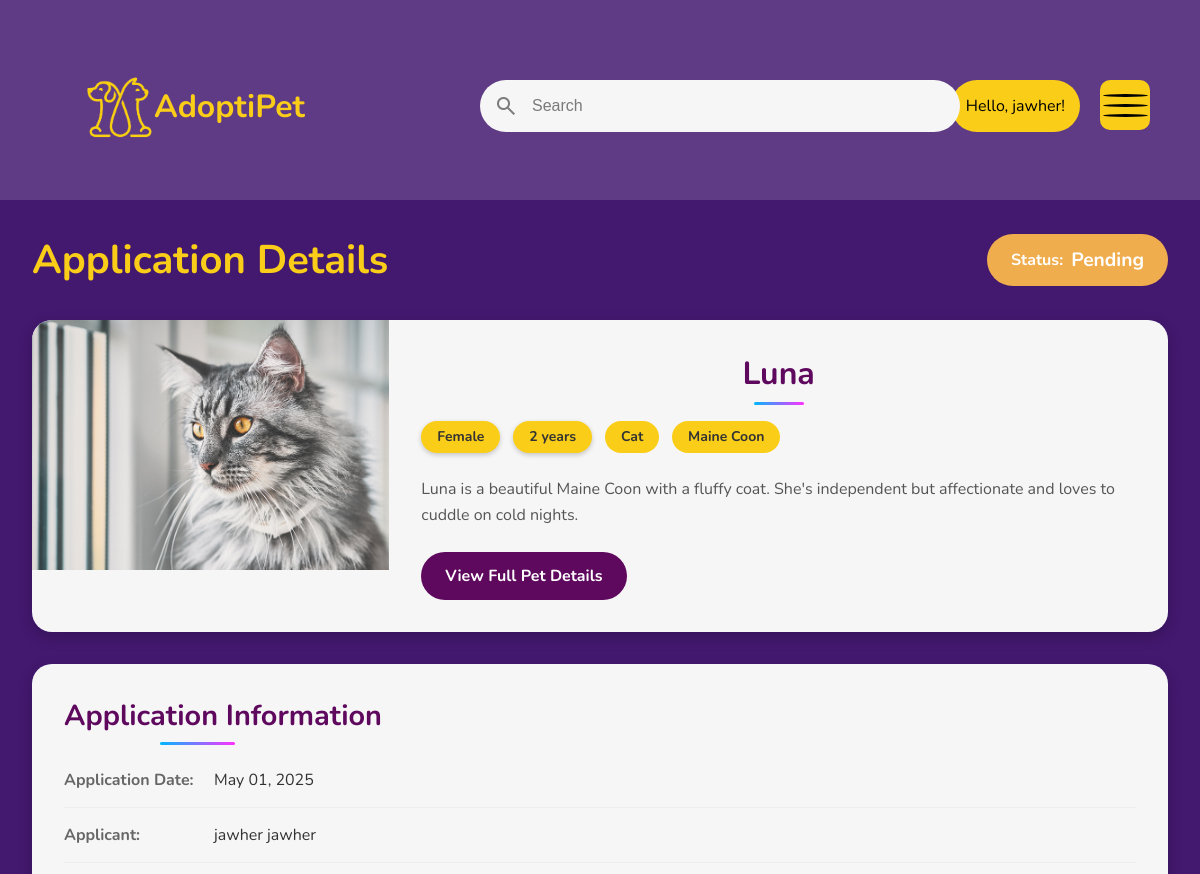
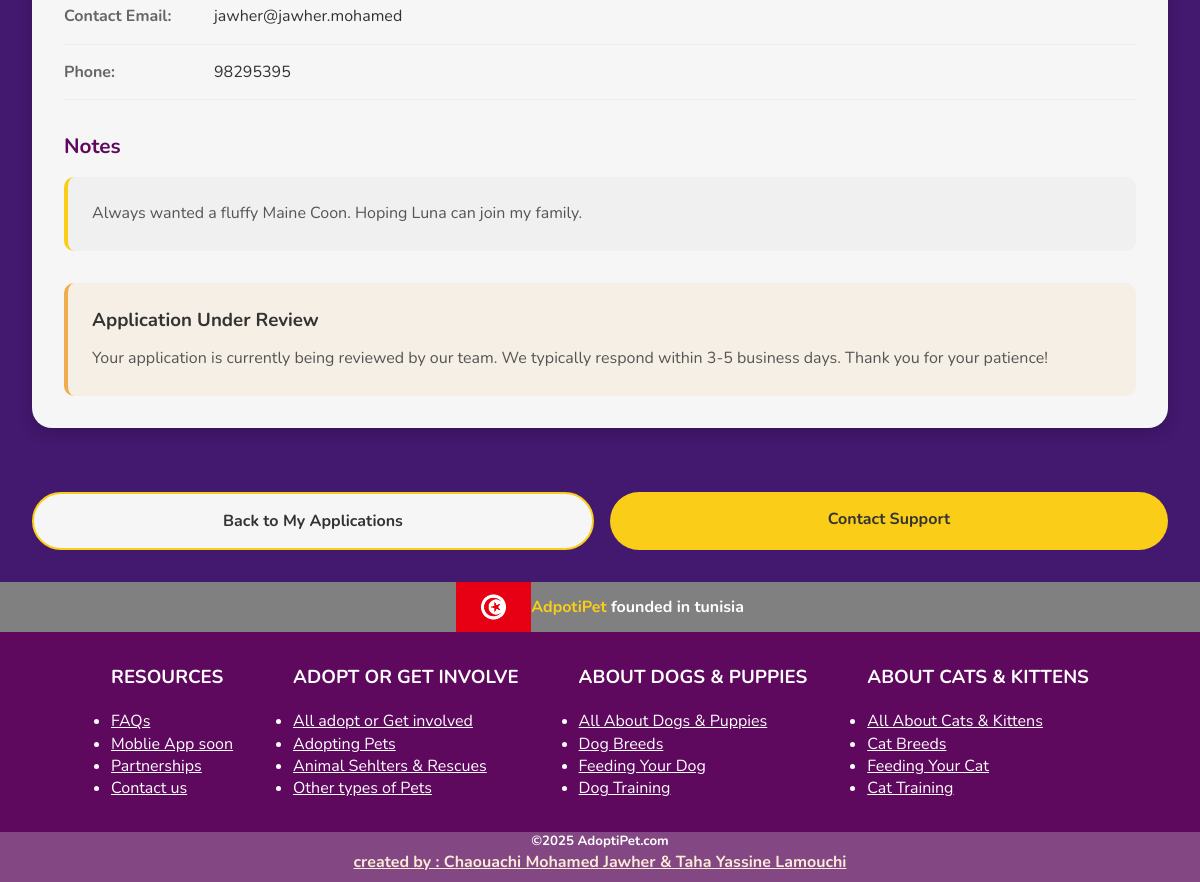
Screenshot of /appInfo.php?id=2 (signed in) with the database file from the repository (2 pictures, top to bottom).
### tables this page shows
CREATE TABLE `adoption_applications` (
  `id` int NOT NULL AUTO_INCREMENT,
  `user_id` int DEFAULT NULL,
  `pet_id` int DEFAULT NULL,
  `application_date` timestamp NULL DEFAULT CURRENT_TIMESTAMP,
  `status` enum('pending','approved','rejected') DEFAULT 'pending',
  `notes` text,
  PRIMARY KEY (`id`),
  KEY `user_id` (`user_id`),
  KEY `pet_id` (`pet_id`),
  CONSTRAINT `adoption_applications_ibfk_1` FOREIGN KEY (`user_id`) REFERENCES `users` (`id`) ON DELETE CASCADE,
  CONSTRAINT `adoption_applications_ibfk_2` FOREIGN KEY (`pet_id`) REFERENCES `pets` (`id`) ON DELETE CASCADE
);

CREATE TABLE `pets` (
  `id` int NOT NULL AUTO_INCREMENT,
  `name` varchar(50) NOT NULL,
  `type` varchar(50) NOT NULL,
  `breed` varchar(50) DEFAULT NULL,
  `age` int DEFAULT NULL,
  `gender` varchar(10) DEFAULT NULL,
  `description` text,
  `image_path` varchar(255) DEFAULT NULL,
  `is_adopted` tinyint(1) DEFAULT '0',
  PRIMARY KEY (`id`)
);

CREATE TABLE `users` (
  `id` int NOT NULL AUTO_INCREMENT,
  `first_name` varchar(50) NOT NULL,
  `last_name` varchar(50) NOT NULL,
  `email` varchar(100) NOT NULL,
  `password` varchar(255) NOT NULL,
  `phone` varchar(20) DEFAULT NULL,
  PRIMARY KEY (`id`),
  UNIQUE KEY `email` (`email`)
);

### html/appInfo.php (the view, shortened to what this page needs)
<!DOCTYPE html>
<html lang="en">
<head>
    <link rel="stylesheet" href="../css/style.css">
    <link rel="stylesheet" href="../css/pets.css">
    <link rel="stylesheet" href="../css/application.css">
    <link rel="stylesheet" href="../css/AppInfo.css">
</head>
<body>
    <header>
        <section>
        <div class="sign-in">
            <?php if (isset($_SESSION["id"])): ?>
                <a class="greeting" href="../php/logout.php">Hello, <?php echo htmlspecialchars($_SESSION["username"]); ?>!</a>
            <?php else: ?>
                <span class="person material-symbols-outlined">person</span>
                <button class="sign-in-btn" id="lgin">SIGN IN</button>
            <?php endif; ?>
        </div>
            <div class="logo">
                <img class="logo-pic" src="../img/logo-nobg.png" >
                <h1 class="txt">AdoptiPet</h1>
            </div>
            <form >
            <div class="search">
                <span class="search-icon material-symbols-outlined">search</span>
                <input class="search-input" type="search" placeholder="Search">
            </div>
            </form>
            <div class="menu-wrap">
                <div class="hamburger">
                    <div></div>
                </div>
            </div>
        </section>
    </header>
    <main class="application-details-container">
        <?php
        $user_id = $_SESSION['id'];
        $application_id = intval($_GET['id']);
        include '../php/dbConnection.php';
        $sql = "SELECT a.*, p.name as pet_name, p.type, p.breed, p.age, p.gender, p.description, p.image_path,
                       u.first_name, u.last_name, u.email, u.phone
                FROM adoption_applications a
                JOIN pets p ON a.pet_id = p.id
                JOIN users u ON a.user_id = u.id
                WHERE a.id = $application_id AND a.user_id = $user_id";
        $result = $conn->query($sql);
        if ($result && $result->num_rows > 0) {
            $row = $result->fetch_assoc();
            $pet_name = htmlspecialchars($row['pet_name']);
            $pet_type = htmlspecialchars($row['type']);
            $pet_breed = htmlspecialchars($row['breed']);
            $pet_age = htmlspecialchars($row['age']);
            $pet_gender = htmlspecialchars($row['gender']);
            $pet_description = htmlspecialchars($row['description']);
            $pet_image = !empty($row['image_path']) ? $row['image_path'] : '../img/pet-placeholder.jpg';
            $pet_id = htmlspecialchars($row['pet_id']);
            $application_date = date('F d, Y', strtotime($row['application_date']));
            $status = htmlspecialchars($row['status']);
            $notes = !empty($row['notes']) ? htmlspecialchars($row['notes']) : 'No additional notes provided.';
            $user_name = htmlspecialchars($row['first_name'] . ' ' . $row['last_name']);
            $user_email = htmlspecialchars($row['email']);
            $user_phone = !empty($row['phone']) ? htmlspecialchars($row['phone']) : 'No phone number provided';
            $age_suffix = $pet_age == 1 ? "year" : "years";
            $status_class = 'status-' . $status;
            echo "
            <div class='application-header'>
                <h1>Application Details</h1>
                <div class='application-status $status_class'>
                    <span class='status-label'>Status:</span>
                    <span class='status-value'>" . ucfirst($status) . "</span>
                </div>
            </div>
            <div class='application-content'>
                <div class='pet-details-card'>
                    <div class='pet-image-container'>
                        <img src='$pet_image' alt='$pet_name' class='pet-image'>
                    </div>
                    <div class='pet-info'>
                        <h2 class='pet-name'>$pet_name</h2>
                        <div class='pet-characteristics'>
                            <span class='pet-gender'>" . ucfirst($pet_gender) . "</span>
                            <span class='pet-age'>$pet_age $age_suffix</span>
                            <span class='pet-type'>" . ucfirst($pet_type) . "</span>
                            <span class='pet-breed'>$pet_breed</span>
                        </div>
                        <p class='pet-description'>$pet_description</p>
                        <a href='petInfo.php?id=$pet_id' class='view-pet-btn'>View Full Pet Details</a>
                    </div>
                </div>
                <div class='application-info-card'>
                    <h2>Application Information</h2>
                    <div class='info-group'>
                        <span class='info-label'>Application Date:</span>
                        <span class='info-value'>$application_date</span>
                    </div>
                    <div class='info-group'>
                        <span class='info-label'>Applicant:</span>
                        <span class='info-value'>$user_name</span>
                    </div>
                    <div class='info-group'>
                        <span class='info-label'>Contact Email:</span>
                        <span class='info-value'>$user_email</span>
                    </div>
                    <div class='info-group'>
                        <span class='info-label'>Phone:</span>
                        <span class='info-value'>$user_phone</span>
                    </div>
                    <div class='application-notes'>
                        <h3>Notes</h3>
                        <div class='notes-content'>
                            $notes
                        </div>
                    </div>";
                    if($status == 'pending') {
                        echo "
                        <div class='status-message pending-message'>
                            <h3>Application Under Review</h3>
                            <p>Your application is currently being reviewed by our team. We typically respond within 3-5 business days. Thank you for your patience!</p>
                        </div>";
                    } else if($status == 'approved') {
                        echo "
                        <div class='status-message approved-message'>
                            <h3>Congratulations!</h3>
                            <p>Your application has been approved! Our team will contact you soon to arrange the next steps for adoption. Get ready to welcome your new furry friend!</p>
                        </div>";
                    } else if($status == 'rejected') {
                        echo "
                        <div class='status-message rejected-message'>
                            <h3>Application Not Approved</h3>
                            <p>We're sorry, but your application wasn't approved at this time. This doesn't mean you can't adopt another pet! Please check out our other wonderful animals looking for a home.</p>
                            <a href='pets.php' class='browse-pets-btn'>Browse Available Pets</a>
                        </div>";
                    }
                echo "
                </div>
                <div class='action-buttons'>
                    <a href='my-applications.php' class='back-btn'>Back to My Applications</a>
                    <a href='contact.php' class='contact-btn'>Contact Support</a>
                </div>
            </div>";
        } else {
            echo "<div class='error-message'>Application not found or you don't have permission to view it. <a href='my-applications.php'>Return to your applications</a></div>";
        }
        ?>
    </main>
    <footer>
        <div class="tunisia">
            <img src="../img/tunisia.webp" alt="">
            <h4><span>AdpotiPet</span> founded in tunisia</h4>
        </div>
        <div class="fin">
            <div class="pp">
                <h3>RESOURCES</h3>
                <ul>
                    <li><a href="">FAQs</a></li>
                    <li><a href="">Moblie App soon</a></li>
                    <li><a href="">Partnerships</a></li>
                    <li><a href="">Contact us</a></li>
                </ul>
            </div>
            <div class="pp">
                <h3>ADOPT OR GET INVOLVE</h3>
                <ul>
                    <li><a href="">All adopt or Get involved</a></li>
                    <li><a href="">Adopting Pets</a></li>
                    <li><a href="">Animal Sehlters & Rescues</a></li>
                    <li><a href="">Other types of Pets</a></li>
                </ul>
            </div>
            <div class="pp">
                <h3>ABOUT DOGS & PUPPIES</h3>
                <ul>
                    <li><a href="">All About Dogs & Puppies</a></li>
                    <li><a href="">Dog Breeds</a></li>
                    <li><a href="">Feeding Your Dog</a></li>
                    <li><a href="">Dog Training</a></li>
                </ul>
            </div>
            <div class="pp">
                <h3>ABOUT CATS & KITTENS</h3>
                <ul>
                    <li><a href="">All About Cats & Kittens </a></li>
                    <li><a href="">Cat Breeds</a></li>
                    <li><a href="">Feeding Your Cat</a></li>
                    <li><a href="">Cat Training</a></li>
                </ul>
            </div>
        </div>
        <div class="last">
            <h5>©2025 AdoptiPet.com</h5>
            <h4>created by : Chaouachi Mohamed Jawher & Taha Yassine Lamouchi</h4>
        </div>
    </footer>
</body>
</html>

### css/style.css (style rules this page uses)
:root { --primarycolor:rgba(230, 227, 233, 0.818); --padding:14px; --taille:14px; --asfer:#face18; --asfer-ghama9: rgba(250, 206, 24, 0.8); }
* { box-sizing: border-box; padding: 0; margin: 0; }
body { font-family: 'nunito' ,sans-serif; line-height: 1.4; background-color: rgba(62, 16, 107, 0.818); }
header { height: 200px; position: relative; }
h1 { text-transform: capitalize; }
.sign-in { right: 10vw; top: 10vh; position: absolute; display: flex; width: max-content; background-color: var(--asfer); padding: 15px; border-radius: 50px; cursor: pointer; transition: transform 0.3s ease, box-shadow 0.3s ease; }
.greeting { text-decoration: none; color: black; }
.search { position: absolute; top: 10vh; right: 20vw; width: 40vw; display: flex; align-items: center; padding: var(--padding); border-radius: 28px; background-color: #f6f6f6; transition: background 0.25s, box-shadow 0.25s; }
.search-input { width: 90%; font-size: 16px; color: #333333; margin-left: var(--padding); border: none; outline: none; background: transparent; }
.search-input::placeholder,.search-icon { color: rgba(0,0,0,0.5); }
.logo { position: absolute; display: flex; left: 7vw; top: 9vh; }
.logo-pic { width: 70px; height: 70px; top: 0; }
.logo h1 { color: #face18; align-items: center; justify-content: center; display: flex; font-weight: bold; font-size: 2em; }
.menu-wrap { position: fixed; left: 0; right: 0; z-index: 4; }
.hamburger { z-index: 4; position: absolute; top: 10vh; right: 50px; width: 50px; height: 50px; background-color: var(--asfer); display: flex; border-radius: 20%; align-items: center; justify-content: center; }
.hamburger > div { position: relative; width: 90%; height: 3px; background-color: black; transition: all 0.4s ease; border-radius: 50%; }
.hamburger > div::before, .hamburger > div::after { content: ''; position: absolute; width: 100%; height: 3px; top: -10px; background-color: black; border-radius: 50%; }
.hamburger > div::after { top: 10px; }
.logo .txt { cursor: pointer; }
footer { background-color: rgb(94, 8, 94); position: relative; }
.tunisia { height: 50px; background-color: gray; display: flex; justify-content: center; align-items: center; }
.tunisia img { height: 50px; }
.tunisia span { color: var(--asfer); }
.tunisia h4 { color: white; }
.fin { height: 200px; display: flex; justify-content: center; align-items: center; }
.pp { margin: 30px; color: white; }
.pp h3 { margin-bottom: 20px; }
.pp a { color: white; }
.last { position: relative; display: flex; height: 50px; background-color: rgb(131, 72, 131); align-items: center; flex-direction: column; }
.last h5 { color: white; }
.last h4 { color: antiquewhite; text-decoration: underline; }

### css/pets.css (style rules this page uses)
.greeting { text-decoration: none; color: black; }
.pet-image-container { height: 250px; position: relative; overflow: hidden; }
.pet-image { width: 100%; height: 100%; object-fit: cover; transition: transform 0.5s ease; }
.pet-gender, .pet-age { background-color: var(--asfer); padding: 0.4rem 1rem; border-radius: 50px; font-size: 0.875rem; font-weight: bold; color: #333; box-shadow: 0 2px 5px rgba(0, 0, 0, 0.2); }
.pet-info { padding: 1.5rem; display: flex; flex-direction: column; flex-grow: 1; }
.pet-name { font-size: 1.8rem; color: rgb(94, 8, 94); margin-bottom: 1rem; text-align: center; position: relative; padding-bottom: 0.5rem; }
.pet-name::after { content: ''; position: absolute; bottom: 0; left: 50%; transform: translateX(-50%); width: 50px; height: 3px; background-image: linear-gradient(90deg, rgb(0,183,255), rgb(255,48,255)); border-radius: 3px; transition: width 0.3s ease; }

### css/application.css (style rules this page uses)
.status-pending { background-color: #f0ad4e; color: #fff; }
.greeting { text-decoration: none; color: black; }

### rows the page displays
adoption_applications: status "Pending", pet.image_path (picture), pet.name "Luna", pet.gender "Female", pet.age "2", pet.age "years", pet.type "Cat", pet.breed "Maine Coon", pet.description "Luna is a beautiful Maine Coon with a fluffy coat. She's independent but affectionate and loves to cuddle on cold nights.", application_date "May 01, 2025", user.last_name "jawher jawher", user.email "jawher@jawher.mohamed", user.phone "98295395", notes "Always wanted a fluffy Maine Coon. Hoping Luna can join my family."

### other values shown
$_SESSION["username"] "jawher"
